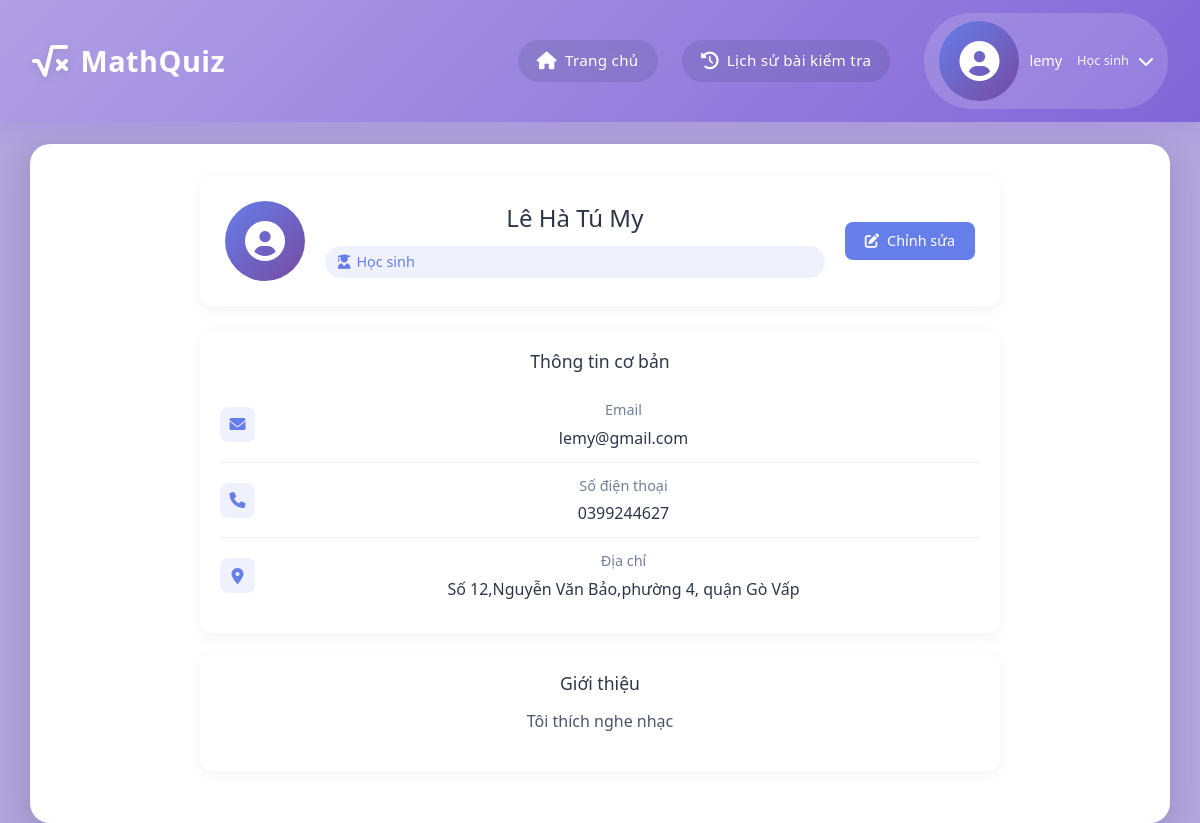
The app's page /profile (signed in) with its own data.
### app.py (models this page shows)
class User(db.Model):
    id = db.Column(db.Integer , primary_key=True)
    email = db.Column(db.String(120), unique=True, nullable=False)
    username = db.Column(db.String(80), unique=True, nullable=False)
    password = db.Column(db.String(120), nullable=False)
    role = db.Column(db.String(20), nullable=False)  # 'teacher' or 'student'

class UserProfile(db.Model):
    id = db.Column(db.Integer, primary_key=True)
    user_id = db.Column(db.Integer, db.ForeignKey('user.id'), nullable=False)
    full_name = db.Column(db.String(100))
    phone = db.Column(db.String(20))
    address = db.Column(db.String(200))
    bio = db.Column(db.Text)
    avatar = db.Column(db.String(200))
    created_at = db.Column(db.DateTime, default=datetime.utcnow)
    user = db.relationship('User', backref='profile', lazy=True)

### app.py (the view)
@app.route('/profile')
def profile():
    if 'user_id' not in session:
        return redirect(url_for('login'))
    user = User.query.get(session['user_id'])
    user_profile = UserProfile.query.filter_by(user_id=user.id).first()
    if not user_profile:
        user_profile = UserProfile(user_id=user.id)
        db.session.add(user_profile)
        db.session.commit()
    return render_template('profile.html', user=user, profile=user_profile)

### templates/profile.html (shortened to what this page needs)
{% extends "base.html" %}
{% block content %}
<div class="profile-container">
    <div class="profile-header">
        <div class="profile-avatar">
            <i class="fas fa-user-circle"></i>
        </div>
        <div class="profile-info">
            <h1>{{ profile.full_name or user.username }}</h1>
            <span class="role-badge">
                {% if user.role == 'teacher' %}
                    <i class="fas fa-chalkboard-teacher"></i> Giáo viên
                {% else %}
                    <i class="fas fa-user-graduate"></i> Học sinh
                {% endif %}
            </span>
        </div>
        <a href="{{ url_for('edit_profile') }}" class="edit-btn">
            <i class="fas fa-edit"></i> Chỉnh sửa
        </a>
    </div>
    <div class="profile-content">
        <div class="info-card">
            <h2>Thông tin cơ bản</h2>
            <div class="info-item">
                <i class="fas fa-envelope"></i>
                <div class="info-detail">
                    <label>Email</label>
                    <span>{{ user.email }}</span>
                </div>
            </div>
            <div class="info-item">
                <i class="fas fa-phone"></i>
                <div class="info-detail">
                    <label>Số điện thoại</label>
                    <span>{{ profile.phone or 'Chưa cập nhật' }}</span>
                </div>
            </div>
            <div class="info-item">
                <i class="fas fa-map-marker-alt"></i>
                <div class="info-detail">
                    <label>Địa chỉ</label>
                    <span>{{ profile.address or 'Chưa cập nhật' }}</span>
                </div>
            </div>
        </div>
        <div class="info-card">
            <h2>Giới thiệu</h2>
            <p class="bio">{{ profile.bio or 'Chưa có thông tin giới thiệu.' }}</p>
        </div>
    </div>
</div>
{% endblock %}

### templates/base.html (shortened to what this page needs)
<!DOCTYPE html>
<html lang="vi">
<head>
    <link rel="stylesheet" href="{{ url_for('static', filename='css/style.css') }}">
    <link rel="stylesheet" href="https://cdnjs.cloudflare.com/ajax/libs/font-awesome/6.0.0-beta3/css/all.min.css">
    <link href="https://cdn.jsdelivr.net/npm/bootstrap-icons/font/bootstrap-icons.css" rel="stylesheet">
    <link rel="stylesheet" href="https://cdn.jsdelivr.net/npm/bootstrap@5.1.3/dist/css/bootstrap.min.css">
</head>
<body>
    <nav class="navbar">
        <div class="logo">
            <i class="fas fa-square-root-alt"></i>
            MathQuiz
        </div>
        <div class="nav-links">
            <a href="{{ url_for('home') }}">
                <i class="fas fa-home"></i>
                Trang chủ
            </a>
            {% if 'user_id' in session %}
                <a href="{{ url_for('history') }}">
                    <i class="fas fa-history"></i>
                    Lịch sử bài kiểm tra
                </a>
                <div class="user-profile-nav">
                    <button class="profile-trigger" onclick="toggleProfileMenu()">
                        <div class="profile-avatar">
                            <i class="fas fa-user-circle"></i>
                        </div>
                        <span class="profile-name">{{ session['username'] }}</span>
                        <span class="profile-role">
                            {% if session['role'] == 'teacher' %}
                                Giáo viên
                            {% else %}
                                Học sinh
                            {% endif %}
                        </span>
                        <i class="fas fa-chevron-down"></i>
                    </button>
                </div>
            {% endif %}
        </div>
    </nav>
    <div class="container">
        {% block content %}{% endblock %}
    </div>
</body>
</html>

### static/css/style.css (style rules this page uses)
:root { --primary-color: #9370DB; --secondary-color: #B19CD9; --background-color: linear-gradient(135deg, #9370DB, #9c83ca, #F8F8FF); --text-color: #333; }
* { margin: 0; padding: 0; box-sizing: border-box; }
html, body { height: 100%; margin: 0; display: flex; flex-direction: column; }
body { font-family: Arial, sans-serif; background-color: var(--background-color); color: var(--text-color); line-height: 1.6; height: 100%; width: 100%; margin: 0; }
.logo { font-size: 30px; font-weight: bold; display: flex; align-items: center; gap: 8px; color: #2c027a; }
.container { width: 100%; text-align: center; margin: 30px auto; }
.navbar { background-color: var(--primary-color); padding: 1rem 2rem; display: flex; justify-content: space-between; align-items: center; box-shadow: 0 2px 4px rgba(0,0,0,0.1); }
p { margin-top: 20px; color: #110e0e; text-align: center; }

### templates/base.html (style rules this page uses)
:root { --primary-color: #b1a0e5; --secondary-color: #8166d8; --background-color: #b1a4dd; --text-color: #333; --shadow: rgba(112, 87, 219, 0.15); }
body { margin: 0; padding: 0; min-height: 100vh; background: var(--background-color); font-family: 'Segoe UI', system-ui, -apple-system, sans-serif; color: var(--text-color); display: flex; flex-direction: column; }
.navbar { background: linear-gradient(135deg, var(--primary-color), var(--secondary-color)); padding: 0.8rem 2rem; box-shadow: 0 4px 20px var(--shadow); position: fixed; width: 100%; top: 0; z-index: 1000; }
.logo { font-size: 1.8rem; font-weight: 600; color: white; text-decoration: none; display: flex; align-items: center; gap: 12px; letter-spacing: 0.5px; }
.logo i { font-size: 2rem; filter: drop-shadow(0 2px 4px rgba(0,0,0,0.1)); }
.nav-links { display: flex; align-items: center; gap: 1.5rem; }
.nav-links a { color: white; text-decoration: none; padding: 0.6rem 1.2rem; border-radius: 50px; font-size: 0.95rem; font-weight: 500; letter-spacing: 0.3px; display: flex; align-items: center; gap: 8px; transition: all 0.3s ease; background: rgba(51, 64, 100, 0.15); backdrop-filter: blur(10px); }
.nav-links a i { font-size: 1.1rem; }
.container { margin-top: 6rem; margin-bottom: 15px; padding: 2rem; background: white; border-radius: 20px; box-shadow: -2px 7px 30px rgb(0 0 0 / 15%); flex: 1; }
.user-profile-nav { position: relative; margin-left: 10px; }
.profile-trigger { display: flex; align-items: center; gap: 10px; background: rgba(255, 255, 255, 0.15); border: none; padding: 8px 15px; border-radius: 50px; color: white; cursor: pointer; transition: all 0.3s ease; }
.profile-avatar { width: 32px; height: 32px; border-radius: 50%; background: rgba(255, 255, 255, 0.2); display: flex; align-items: center; justify-content: center; }
.profile-avatar i { font-size: 18px; color: white; }
.profile-name { font-weight: 500; font-size: 0.9rem; }
.profile-role { font-size: 0.8rem; opacity: 0.9; margin-left: 5px; }
.profile-info { display: flex; flex-direction: column; gap: 5px; }

### records on screen
User: username "lemy", email "lemy@gmail.com"
UserProfile: full_name "Lê Hà Tú My", phone "0399244627", address "Số 12,Nguyễn Văn Bảo,phường 4, quận Gò Vấp", bio "Tôi thích nghe nhạc"
